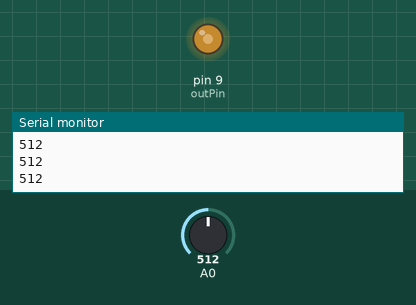
This sketch was run on a simulated Arduino Uno, built with avr-gcc and run on an emulated ATmega328P. Parts: output pins drawn as LEDs (lit = HIGH), the last lines printed to the serial monitor. The inputs (shaded band) are chosen by the test bench; at power-on: A0 = 512.

Above: at 1.2 s.
1.3 s: A0 set to 716
At 2.5 s:
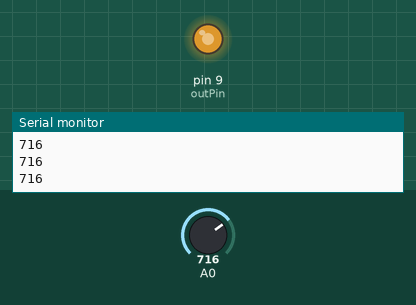
2.8 s: A0 set to 900
At 3.9 s:
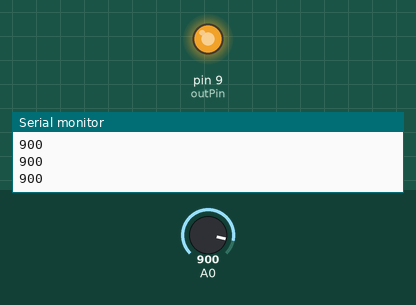
4.3 s: A0 set to 122
At 5.2 s:
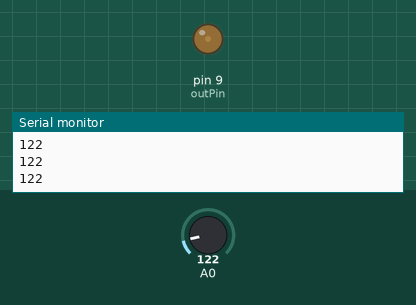
5.8 s: A0 set to 0
At 6.5 s:
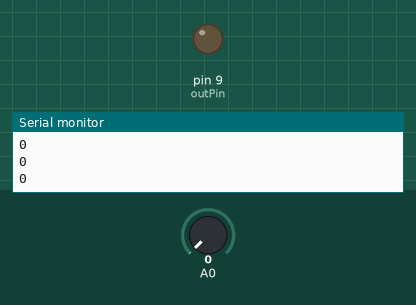
7.3 s: A0 set to 511
At 7.8 s:
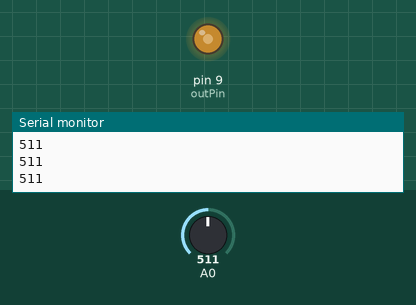
Timing chart, 0 to 9.8 s (numbered marks = the images above; inputs shaded):
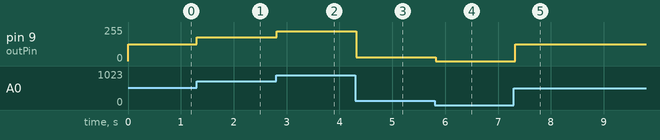

Measured:
- after the input at 1.3 s, pin 9 (outPin): 127/255 → 178/255 at once
- after the input at 2.8 s, pin 9 (outPin): 178/255 → 224/255 at once
- after the input at 4.3 s, pin 9 (outPin): 224/255 → 30/255 at once
- after the input at 5.8 s, pin 9 (outPin): 30/255 → 0/255 at once
- after the input at 7.3 s, pin 9 (outPin): 0/255 → 127/255 at once

The sketch:

analog_write.ino
```cpp
int sensorValue = 0;
int outputValue = 0;
int outPin = 9;

void setup() {
  // put your setup code here, to run once:
  Serial.begin(9600);
}

void loop() {
  // put your main code here, to run repeatedly:
  sensorValue = analogRead(A0);
  Serial.println(sensorValue);
  outputValue = map(sensorValue, 0, 1023, 0, 255);
  analogWrite(outPin, outputValue);
  delay(100);
}
```
